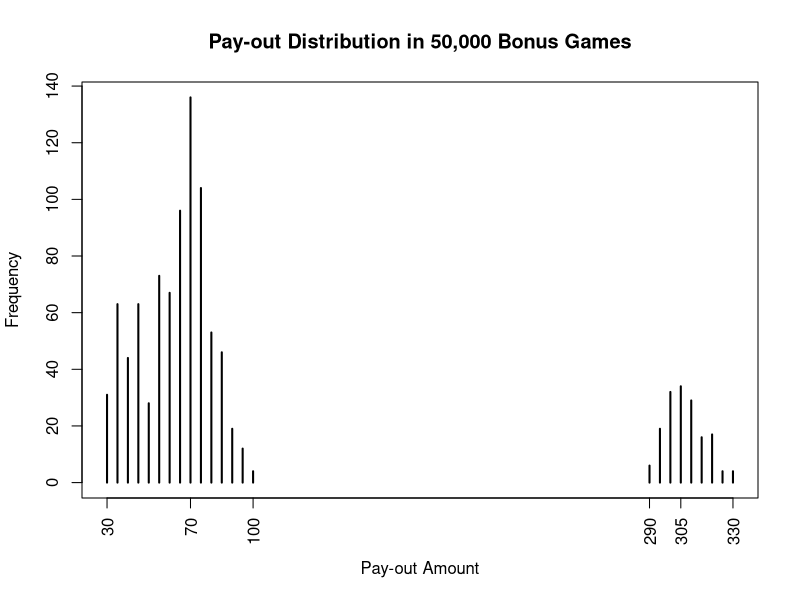

Here is the R script that generated this plot:
# Creating Reels

r1 <- c(1,1,1,1,1,2,2,3,3,3,4,5,6,6)
r2 <- c(1,1,1,1,2,2,2,3,3,4,4,5,5,6)
r3 <- c(1,1,1,2,2,2,3,3,4,4,4,5,5,6)

# Creating Payout Table

combos <- c(555,444,333,222,111,55,44,33,22,11,5)
payouts <- c(100.0463,18,15,12,10,8,6,4,2,1,1)
df <- data.frame(combos,payouts)

# Creating Bonus Game and Checking its Expected Value

set.seed(100001)
runs <- 1000
tilePayouts <- c(25,10,5,20,10,5,10,10,5,0,15,10,20,250)
dice <- c(1:6)
totalBonusWinnings <- c()
for (sim in 1:runs) {
  bonusWinnings <- 25
  currentTile <- 0
  for(turn in 1:4){
    diceRoll <- sample(dice,1,TRUE)
    currentTile <- (currentTile + diceRoll) %% 14
    bonusWinnings <- bonusWinnings + tilePayouts[currentTile+1]
    if(tilePayouts[currentTile+1] == 0) break
  }
  totalBonusWinnings <- c(totalBonusWinnings,bonusWinnings)
}
expectedBonusPayout <- sum(totalBonusWinnings)/50000
expectedBonusPayout
table(totalBonusWinnings)

# Extra Bonus Game Analysis

# Graph

plot(table(totalBonusWinnings), xaxt = "n", main = "Pay-out Distribution in 50,000 Bonus Games", xlab = "Pay-out Amount", ylab = "Frequency")
axis(1, at = c(30,70,100,290,305,330),las = 2)

# Confidence Interval for No Jackpot Group

noJackpot <- totalBonusWinnings[totalBonusWinnings < 250]
mean_value1 <- mean(noJackpot)
n1 <- length(noJackpot)
wn1 <- n1/length(totalBonusWinnings) # Weighted n1
std1 <- sd(noJackpot)
se1 <- std1/sqrt(n1)
alpha1 <- 0.05
degsFreedom1 <- n1 - 1
t_score1 <- qt(p = alpha1/2, df = degsFreedom1, lower.tail = FALSE)
marginError1 <- t_score1 * se1
lb1 <- mean_value1 - marginError1
ub1 <- mean_value1 + marginError1
confInterval1 <- c(lb1,ub1)

# Confidence Interval for Jackpot Group

jackpot <- totalBonusWinnings[totalBonusWinnings >= 250]
mean_value2 <- mean(jackpot)
n2 <- length(jackpot)
wn2 <- n2/length(totalBonusWinnings) # Weighted n2
std2 <- sd(jackpot)
se2 <- std2/sqrt(n2)
alpha2 <- 0.05
degsFreedom2 <- n2 - 1
t_score2 <- qt(p = alpha2/2, df = degsFreedom2, lower.tail = FALSE)
marginError2 <- t_score2 * se2
lb2 <- mean_value2 - marginError2
ub2 <- mean_value2 + marginError2
confInterval2 <- c(lb2,ub2)

# Combining the two (?)

combinedMean <- wn1*mean_value1 + wn2*mean_value2
combinedMean
combinedSd <- sqrt((wn1^2)*(std1^2)+(wn2^2)*(std2^2))
combinedSd
combinedCI <- c(combinedMean - 1.96*combinedSd/sqrt(n1+n2), combinedMean + 1.96*combinedSd/sqrt(n1+n2))
combinedCI

# Monte Carlo Simulation to find RTP in 50,000 games

totalWinnings <- 0 # Stores the value of all player winnings
totalWins <- 0 # Counts the number of times a player wins
bonuses <- 0 # Counts the number of times the bonus game is activated
betAmount <- 1
for(sim in 1:50000){
  winnings <- 0
  test1 <- as.numeric(paste(c(sample(r1,1,TRUE),sample(r2,1,TRUE),sample(r3,1,TRUE)),collapse = ""))
  test2 <- floor(test1/10)
  test3 <- floor(test1/100)
  if (test1 == 555){
    bonuses <- bonuses + 1
    tilePayouts <- c(25,10,5,20,10,5,10,10,5,0,15,10,20,250)
    dice <- c(1:6)
    winnings <- betAmount*25
    currentTile <- 0
    for(turn in 1:4){
      diceRoll <- sample(dice,1,TRUE)
      currentTile <- (currentTile + diceRoll) %% 14
      winnings <- winnings + betAmount*tilePayouts[currentTile + 1]
      if(tilePayouts[currentTile + 1] == 0) break
    }
  } else if (test1 %in% combos) {
    winnings <- betAmount*df[which(combos == test1),2]
  } else if (test2 %in% combos) {
    winnings <- betAmount*df[which(combos == test2),2]
  } else if (test3 %in% combos) {
    winnings <- betAmount*df[which(combos == test3),2]
  }
  if(!(winnings == 0)) totalWins <- totalWins + 1
  totalWinnings <- totalWinnings + winnings
}
simulatedRTP <- 100*totalWinnings/(50000*betAmount)
gamesPerWin <- 50000/totalWins
gamesPerBonus <- 50000/bonuses
simulatedRTP
gamesPerWin
gamesPerBonus

# Fully-functioning Game (Select + Ctrl-Enter everything from betAmount onwards)

bank <- 25000
r1 <- c(1,1,1,1,1,2,2,3,3,3,4,5,6,6)
r2 <- c(1,1,1,1,2,2,2,3,3,4,4,5,5,6)
r3 <- c(1,1,1,2,2,2,3,3,4,4,4,5,5,6)
combos <- c(555,444,333,222,111,55,44,33,22,11,5)
payouts <- c(100.0463,18,15,12,10,8,6,4,2,1,1)
df <- data.frame(combos,payouts)

betAmount <- 5
winnings <- 0
test1 <- as.numeric(paste(c(sample(r1,1,FALSE),sample(r2,1,FALSE),sample(r3,1,FALSE)),collapse = ""))
test2 <- floor(test1/10)
test3 <- floor(test1/100)
if (test1 == 555){
  tilePayouts <- c(25,10,5,20,10,5,10,10,5,0,15,10,20,250)
  dice <- c(1:6)
  winnings <- betAmount*25
  currentTile <- 0
  for(turn in 1:4){
    diceRoll <- sample(dice,1,TRUE)
    currentTile <- (currentTile + diceRoll) %% 14
    winnings <- winnings + betAmount*tilePayouts[currentTile + 1]
    if(tilePayouts[currentTile + 1] == 0) break
  }
} else if (test1 %in% combos) {
  winnings <- betAmount*df[which(combos == test1),2]
} else if (test2 %in% combos) {
  winnings <- betAmount*df[which(combos == test2),2]
} else if (test3 %in% combos) {
  winnings <- betAmount*df[which(combos == test3),2]
}

bank <- bank - betAmount + winnings
print(c(test1,winnings,bank))
